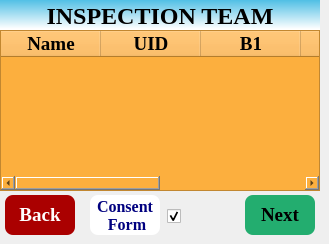
   <widget class="QWidget" name="page_43">
    <widget class="QLabel" name="lbl_inspectorDtls">
     <property name="geometry">
      <rect>
       <x>0</x>
       <y>0</y>
       <width>320</width>
       <height>30</height>
      </rect>
     </property>
     <property name="font">
      <font>
       <family>Liberation Serif</family>
       <pointsize>18</pointsize>
       <weight>75</weight>
       <bold>true</bold>
      </font>
     </property>
     <property name="layoutDirection">
      <enum>Qt::LeftToRight</enum>
     </property>
     <property name="styleSheet">
      <string notr="true">background-color: qlineargradient(spread:pad, x1:0.97005, y1:0, x2:0.960199, y2:0.972, stop:0 rgba(80, 191, 229, 255), stop:1 rgba(255, 255, 255, 255));</string>
     </property>
     <property name="frameShape">
      <enum>QFrame::NoFrame</enum>
     </property>
     <property name="frameShadow">
      <enum>QFrame::Plain</enum>
     </property>
     <property name="text">
      <string>INSPECTION TEAM</string>
     </property>
     <property name="scaledContents">
      <bool>false</bool>
     </property>
     <property name="alignment">
      <set>Qt::AlignBottom|Qt::AlignHCenter</set>
     </property>
    </widget>
    <widget class="QTableWidget" name="tableWidet_InspectorDtls">
     <property name="geometry">
      <rect>
       <x>0</x>
       <y>30</y>
       <width>320</width>
       <height>161</height>
      </rect>
     </property>
     <property name="font">
      <font>
       <family>Liberation Serif</family>
       <pointsize>14</pointsize>
       <weight>75</weight>
       <bold>true</bold>
      </font>
     </property>
     <property name="styleSheet">
      <string notr="true">background-color: rgb(252, 175, 62);</string>
     </property>
     <property name="frameShadow">
      <enum>QFrame::Sunken</enum>
     </property>
     <property name="lineWidth">
      <number>3</number>
     </property>
     <attribute name="horizontalHeaderMinimumSectionSize">
      <number>21</number>
     </attribute>
     <column>
      <property name="text">
       <string>Name</string>
      </property>
      <property name="font">
       <font>
        <family>Liberation Serif</family>
        <pointsize>14</pointsize>
        <weight>75</weight>
        <bold>true</bold>
       </font>
      </property>
     </column>
     <column>
      <property name="text">
       <string>UID</string>
      </property>
      <property name="font">
       <font>
        <family>Liberation Serif</family>
        <pointsize>14</pointsize>
        <weight>75</weight>
        <bold>true</bold>
       </font>
      </property>
     </column>
     <column>
      <property name="text">
       <string>B1</string>
      </property>
      <property name="font">
       <font>
        <family>Liberation Serif</family>
        <pointsize>14</pointsize>
        <weight>75</weight>
        <bold>true</bold>
       </font>
      </property>
     </column>
     <column>
      <property name="text">
       <string>B2</string>
      </property>
      <property name="font">
       <font>
        <family>Liberation Serif</family>
        <pointsize>14</pointsize>
        <weight>75</weight>
        <bold>true</bold>
       </font>
      </property>
     </column>
     <column>
      <property name="text">
       <string>B3</string>
      </property>
      <property name="font">
       <font>
        <family>Liberation Serif</family>
        <pointsize>14</pointsize>
        <weight>75</weight>
        <bold>true</bold>
       </font>
      </property>
     </column>
     <column>
      <property name="text">
       <string>RealUID</string>
      </property>
      <property name="font">
       <font>
        <weight>75</weight>
        <bold>true</bold>
       </font>
      </property>
     </column>
    </widget>
    <widget class="QPushButton" name="btn_FPAuth_inspectorDtls">
     <property name="geometry">
      <rect>
       <x>245</x>
       <y>195</y>
       <width>70</width>
       <height>40</height>
      </rect>
     </property>
     <property name="font">
      <font>
       <family>Liberation Serif</family>
       <pointsize>14</pointsize>
       <weight>75</weight>
       <bold>true</bold>
      </font>
     </property>
     <property name="styleSheet">
      <string notr="true">border-radius: 8px;
background-color: rgb(35, 173, 111);
color: rgb(0, 0, 0);</string>
     </property>
     <property name="text">
      <string>Next</string>
     </property>
    </widget>
    <widget class="QPushButton" name="btn_Back_inspectorDtls">
     <property name="geometry">
      <rect>
       <x>5</x>
       <y>195</y>
       <width>70</width>
       <height>40</height>
      </rect>
     </property>
     <property name="font">
      <font>
       <family>Liberation Serif</family>
       <pointsize>14</pointsize>
       <weight>75</weight>
       <bold>true</bold>
      </font>
     </property>
     <property name="focusPolicy">
      <enum>Qt::NoFocus</enum>
     </property>
     <property name="styleSheet">
      <string notr="true">/*color: rgb(170, 0, 0);
background-color: rgb(255, 255, 255);*/
border-radius: 8px;
background-color: rgb(170, 0, 0);
color: rgb(255, 255, 255);</string>
     </property>
     <property name="text">
      <string>Back</string>
     </property>
     <property name="icon">
      <iconset>
       <normaloff>:/rsc/images/back8.jpg</normaloff>:/rsc/images/back8.jpg</iconset>
     </property>
    </widget>
    <widget class="QLabel" name="rd_lbl_I">
     <property name="geometry">
      <rect>
       <x>190</x>
       <y>200</y>
       <width>40</width>
       <height>30</height>
      </rect>
     </property>
     <property name="font">
      <font>
       <family>Liberation Serif</family>
      </font>
     </property>
     <property name="text">
      <string/>
     </property>
    </widget>
    <widget class="QPushButton" name="BtnConsentForm_6">
     <property name="geometry">
      <rect>
       <x>90</x>
       <y>195</y>
       <width>70</width>
       <height>40</height>
      </rect>
     </property>
     <property name="font">
      <font>
       <family>Liberation Serif</family>
       <pointsize>12</pointsize>
       <weight>75</weight>
       <bold>true</bold>
      </font>
     </property>
     <property name="styleSheet">
      <string notr="true">border-radius: 8px;
color: rgb(0, 0, 127);
background-color: rgb(255, 255, 255);</string>
     </property>
     <property name="text">
      <string>Consent 
 Form</string>
     </property>
    </widget>
    <widget class="QCheckBox" name="ConsentFormcheckBox_6">
     <property name="geometry">
      <rect>
       <x>167</x>
       <y>206</y>
       <width>17</width>
       <height>20</height>
      </rect>
     </property>
     <property name="text">
      <string/>
     </property>
     <property name="checked">
      <bool>true</bool>
     </property>
    </widget>
   </widget>
